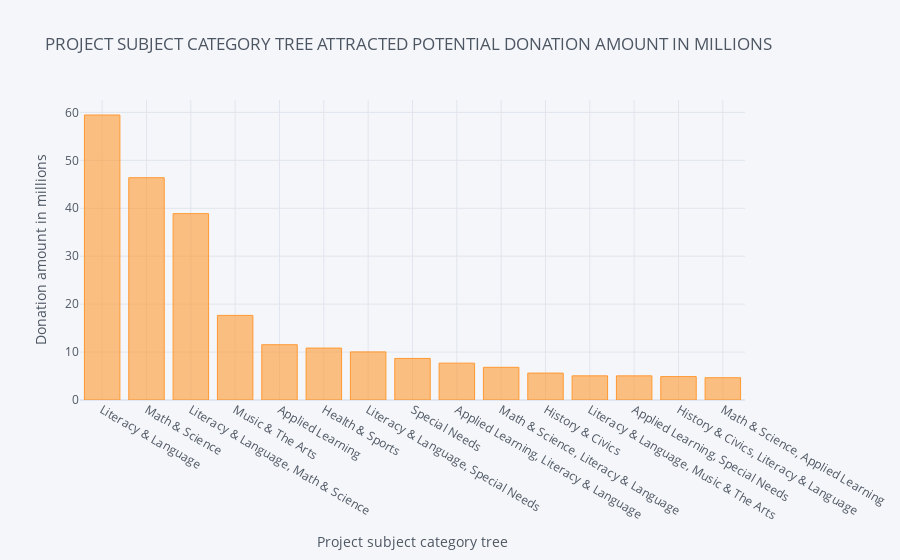

This figure's notebook cell:
### Code cell
s9.iplot(kind='bar',
        xTitle='Project subject category tree',
        yTitle='Donation amount in millions',
        title='PROJECT SUBJECT CATEGORY TREE ATTRACTED POTENTIAL DONATION AMOUNT IN MILLIONS',
        )

### Figure 1 — Plotly figure (JSON) as saved in the notebook; plotly's stock layout.template omitted (floating-point values rounded to 4 significant figures)
{"data": [{"marker": {"color": "rgba(255, 153, 51, 0.6)", "line": {"color": "rgba(255, 153, 51, 1.0)", "width": 1}}, "name": "Donation Amount", "orientation": "v", "text": "", "type": "bar", "x": ["Literacy & Language", "Math & Science", "Literacy & Language, Math & Science", "Music & The Arts", "Applied Learning", "Health & Sports", "Literacy & Language, Special Needs", "Special Needs", "Applied Learning, Literacy & Language", "Math & Science, Literacy & Language", "History & Civics", "Literacy & Language, Music & The Arts", "Applied Learning, Special Needs", "History & Civics, Literacy & Language", "Math & Science, Applied Learning"], "y": [59.46, 46.38, 38.88, 17.65, 11.54, 10.83, 10.04, 8.669, 7.691, 6.82, 5.612, 5.039, 5.036, 4.887, 4.646]}], "layout": {"legend": {"bgcolor": "#F5F6F9", "font": {"color": "#4D5663"}}, "paper_bgcolor": "#F5F6F9", "plot_bgcolor": "#F5F6F9", "title": {"font": {"color": "#4D5663"}, "text": "PROJECT SUBJECT CATEGORY TREE ATTRACTED POTENTIAL DONATION AMOUNT IN MILLIONS"}, "xaxis": {"gridcolor": "#E1E5ED", "showgrid": true, "tickfont": {"color": "#4D5663"}, "title": {"font": {"color": "#4D5663"}, "text": "Project subject category tree"}, "zerolinecolor": "#E1E5ED"}, "yaxis": {"gridcolor": "#E1E5ED", "showgrid": true, "tickfont": {"color": "#4D5663"}, "title": {"font": {"color": "#4D5663"}, "text": "Donation amount in millions"}, "zerolinecolor": "#E1E5ED"}}}
